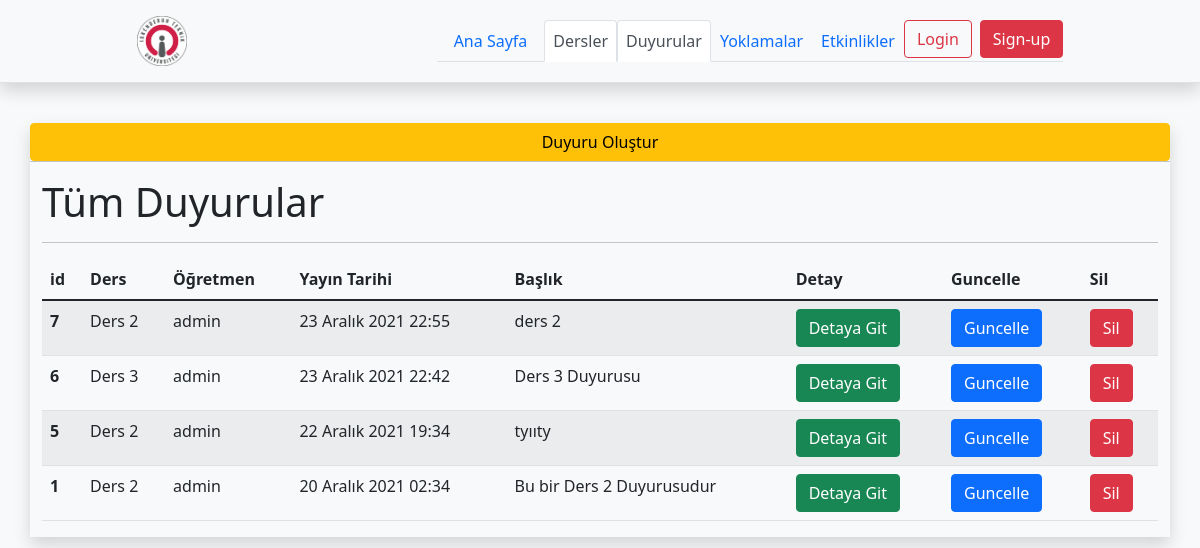
The app's page /lessons/announcements/, older data.
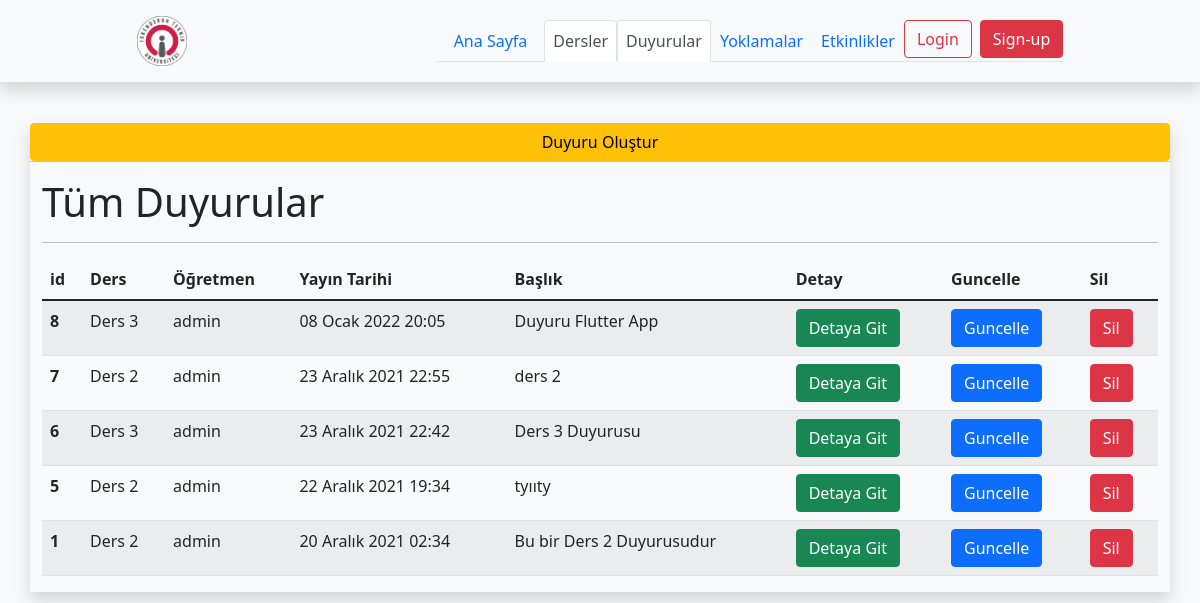
The same page, newer data.
### lessons/models.py (models this page shows, shortened)
class Announcement(models.Model):
    lesson = models.ForeignKey(Lesson,on_delete=models.CASCADE)
    title = models.CharField(max_length=128)
    description = RichTextField()
    date = models.DateTimeField(auto_now=True)
    avaliable = models.BooleanField(default =True)

class Lesson(models.Model):
    teacher = models.ForeignKey(User, null=True,on_delete=models.CASCADE)
    name = models.CharField(max_length=128,unique=True)
    image  = models.ImageField(upload_to="lessons/%Y/%m/%d/",default = "lessons/default_lesson_image.png")
    description = models.TextField(blank=True,null=True)
    students = models.ManyToManyField(User, blank=True,related_name='lesson_joined')
    date = models.DateTimeField(auto_now=True)
    avaliable = models.BooleanField(default =True)
    def __str__(self):
        return self.name

### lessons/views.py (the view)
# urls.py: path("announcements/",views.announcement_list,name = 'announcements'),
def announcement_list(request):
    current_user = request.user
    announcements = Announcement.objects.all().order_by('-date')
    context = {
        'announcements':announcements,
    }
    return render(request,'announcements/announcements.html',context)

### templates/announcements/announcements.html
{% extends "base.html" %}
{% load static %}
{% block body %}
<div class="container shadow">
    <div class="row">
<a href="{% url 'announcement_add' %}" class="btn btn-warning">Duyuru Oluştur</a>
<hr>
        <div class="col">
            <H1 >Tüm Duyurular</H1>
            <hr>
            <table class="table table-striped table-hover">
                <thead>
                  <tr>
                    <th scope="col">id</th>
                    <th scope="col">Ders</th>
                    <th scope="col">Öğretmen</th>
                    <th scope="col">Yayın Tarihi</th>
                    <th scope="col">Başlık</th>
                    <th scope="col">Detay</th>
                    <th scope="col">Guncelle</th>
                    <th scope="col">Sil</th>
                  </tr>
                </thead>
                <tbody>
                    {% for announcement in announcements %}
                  <tr>
                    <th scope="row"> {{announcement.id}}</th>
                    <td>{{announcement.lesson}}</td>
                    <td>{{announcement.lesson.teacher}}</td>
                    <td>{{announcement.date}}</td>
                    <td>{{announcement.title}}</td>
                    <td><a href="{% url 'announcement_detail' announcement.id %}" class="btn btn-success">
                        Detaya Git</a></td>
                        <td><a href="{% url 'announcement_update' announcement.id %}" class="btn btn-primary">
                          Guncelle</a></td>
                          <td><a href="{% url 'announcement_delete' announcement.id %}" class="btn btn-danger">
                            Sil</a></td>
                  </tr>
                    {% endfor %}
                </tbody>
              </table>
</div>
</div>
</div>
</div>
{% endblock body %}

Row changes from the older to the newer data that the page shows:
added Announcement: id "8", lesson "Ders 3", lesson.teacher "admin", date "08 Ocak 2022 20:05", title "Duyuru Flutter App"
